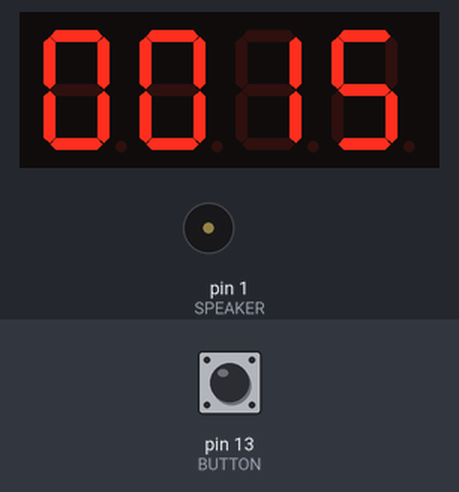
A sketch run on a simulated Arduino Uno, built with avr-gcc and run on an emulated ATmega328P. Shown: 4-digit seven-segment display, buzzer (waves = sounding). Wiring (inferred from the names in the program): 4-digit 7-segment display, segments lit when HIGH: segments pin 2, pin 3, pin 4, pin 5, pin 6, pin 7, pin 8; digit selects pin 9, pin 10, pin 11, pin 12. The test bench sets the inputs (shaded band); at power-on: pin 13 (BUTTON) LOW. The segment pins are drawn as the display they are named for.

Above: at 1.2 s.
1.3 s: pin 13 (BUTTON) pulled HIGH for 0.15 s
At 2.1 s:
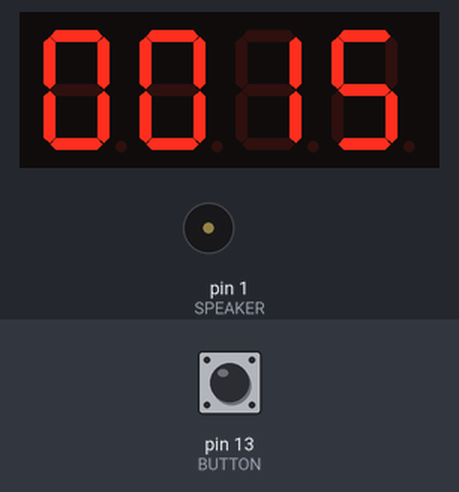
At 3.1 s:
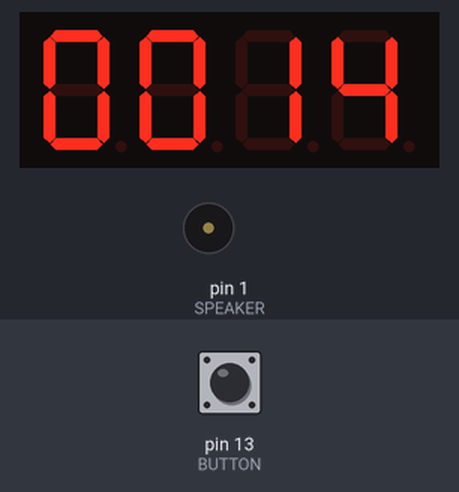
Timing chart, 0 to 8.0 s (numbered marks = the images above; inputs shaded):
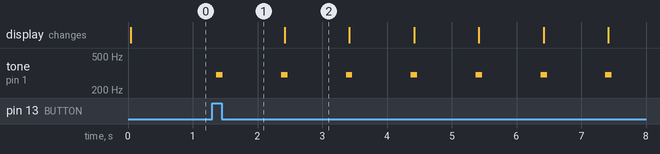

Measured:
- after the input at 1.3 s, tone on pin 1 (SPEAKER): alternates 300 Hz for 0.10 s and silent for 0.90 s, starting after 0.06 s
- what the display in image 2 shows lasts 1.0 s, from 2.4 s to 3.4 s

The sketch:

CountDownUnoWithButtonAndSound.ino
```cpp
// segment  - pin number

#define A 2
#define B 3
#define C 4
#define D 5
#define E 6
#define F 7
#define G 8
#define SPEAKER 1

// common anodes
#define ANODE1 9
#define ANODE2 10
#define ANODE3 11
#define ANODE4 12

#define BUTTON 13

int x = 0;
bool started = 0;
int starting_time = 15;// starting time in seconds
int starting_min = starting_time / 60;
int starting_sec = starting_time % 60;
int buttonState;
int lastButtonState = LOW;
unsigned long refreshMillis = 0;
unsigned long clockMillis = 0;
unsigned long lastDebounceTime = 0;
unsigned long debounceDelay = 50;
const long refreshInterval = 10;
const long clockInterval = 1000;

// digit display functions
void digit0() {
  digitalWrite(A, HIGH);
  digitalWrite(B, HIGH);
  digitalWrite(C, HIGH);
  digitalWrite(D, HIGH);
  digitalWrite(E, HIGH);
  digitalWrite(F, HIGH);
  digitalWrite(G, LOW);
}

void digit1() {
  digitalWrite(A, LOW);
  digitalWrite(B, HIGH);
  digitalWrite(C, HIGH);
  digitalWrite(D, LOW);
  digitalWrite(E, LOW);
  digitalWrite(F, LOW);
  digitalWrite(G, LOW);
}

void digit2() {
  digitalWrite(A, HIGH);
  digitalWrite(B, HIGH);
  digitalWrite(C, LOW);
  digitalWrite(D, HIGH);
  digitalWrite(E, HIGH);
  digitalWrite(F, LOW);
  digitalWrite(G, HIGH);
}

void digit3() {
  digitalWrite(A, HIGH);
  digitalWrite(B, HIGH);
  digitalWrite(C, HIGH);
  digitalWrite(D, HIGH);
  digitalWrite(E, LOW);
  digitalWrite(F, LOW);
  digitalWrite(G, HIGH);
}

void digit4() {
  digitalWrite(A, LOW);
  digitalWrite(B, HIGH);
  digitalWrite(C, HIGH);
  digitalWrite(D, LOW);
  digitalWrite(E, LOW);
  digitalWrite(F, HIGH);
  digitalWrite(G, HIGH);
}

void digit5() {
  digitalWrite(A, HIGH);
  digitalWrite(B, LOW);
  digitalWrite(C, HIGH);
  digitalWrite(D, HIGH);
  digitalWrite(E, LOW);
  digitalWrite(F, HIGH);
  digitalWrite(G, HIGH);
}

void digit6() {
  digitalWrite(A, HIGH);
  digitalWrite(B, LOW);
  digitalWrite(C, HIGH);
  digitalWrite(D, HIGH);
  digitalWrite(E, HIGH);
  digitalWrite(F, HIGH);
  digitalWrite(G, HIGH);
}

void digit7() {
  digitalWrite(A, HIGH);
  digitalWrite(B, HIGH);
  digitalWrite(C, HIGH);
  digitalWrite(D, LOW);
  digitalWrite(E, LOW);
  digitalWrite(F, LOW);
  digitalWrite(G, LOW);
}

void digit8() {
  digitalWrite(A, HIGH);
  digitalWrite(B, HIGH);
  digitalWrite(C, HIGH);
  digitalWrite(D, HIGH);
  digitalWrite(E, HIGH);
  digitalWrite(F, HIGH);
  digitalWrite(G, HIGH);
}

void digit9() {
  digitalWrite(A, HIGH);
  digitalWrite(B, HIGH);
  digitalWrite(C, HIGH);
  digitalWrite(D, HIGH);
  digitalWrite(E, LOW);
  digitalWrite(F, HIGH);
  digitalWrite(G, HIGH);
}

// function to display single digit
void displaySingleDigit (int digit) {
  switch(digit) {

    case 0:
      digit0();
      break;

    case 1:
      digit1();
      break;

    case 2:
      digit2();
      break;

    case 3:
      digit3();
      break;

    case 4:
      digit4();
      break;

    case 5:
      digit5();
      break;

    case 6:
      digit6();
      break;

    case 7:
      digit7();
      break;

    case 8:
      digit8();
      break;

    case 9:
      digit9();
      break;
  }
}

void setup() {
  pinMode(A, OUTPUT);
  pinMode(B, OUTPUT);
  pinMode(C, OUTPUT);
  pinMode(D, OUTPUT);
  pinMode(E, OUTPUT);
  pinMode(F, OUTPUT);
  pinMode(G, OUTPUT);
  pinMode(SPEAKER, OUTPUT);

  pinMode(ANODE1, OUTPUT);
  pinMode(ANODE2, OUTPUT);
  pinMode(ANODE3, OUTPUT);
  pinMode(ANODE4, OUTPUT);

  pinMode(BUTTON, INPUT);
}

void displayOut(){
  int digit1 = starting_min / 10;
  int digit2 = starting_min % 10;
  int digit3 = starting_sec / 10;
  int digit4 = starting_sec % 10;

  displaySingleDigit(digit1);
  digitalWrite(ANODE1, HIGH);
  delay(1);
  digitalWrite(ANODE1, LOW);
  displaySingleDigit(digit2);
  digitalWrite(ANODE2, HIGH);
  delay(1);
  digitalWrite(ANODE2, LOW);
  displaySingleDigit(digit3);
  digitalWrite(ANODE3, HIGH);
  delay(1);
  digitalWrite(ANODE3, LOW);
  displaySingleDigit(digit4);
  digitalWrite(ANODE4, HIGH);
  delay(1);
  digitalWrite(ANODE4, LOW);
}

void loop() {
  unsigned long currentMillis = millis();
  int reading = digitalRead(BUTTON);

  displayOut();

  if ((currentMillis - clockMillis >= clockInterval) && started == 1) {
    clockMillis = currentMillis;
    starting_time-=1;
    tone(1, 300, 100);
    starting_min = starting_time / 60;
    starting_sec = starting_time % 60;
  }

  if (starting_time == 0 && started == 1) {
    tone(1, 300, 2000);
    started = 0;
  }

  if (reading != lastButtonState) {
    lastDebounceTime = millis();
  }

  if ((millis() - lastDebounceTime) > debounceDelay) {

    if (reading != buttonState) {
      buttonState = reading;

      if (buttonState == HIGH) {
        starting_time = 16;
        started = 1;
      }
    }
  }

  lastButtonState = reading;

}
```
